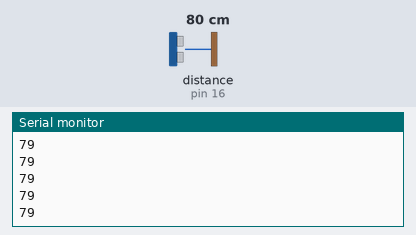
Recording of a sketch running on a simulated Arduino Uno, built with avr-gcc and run on an emulated ATmega328P. Parts: the last lines printed to the serial monitor. Wiring (inferred from the names in the program): ultrasonic range finder: trigger pin 14; echo pin 16. The test bench sets the inputs (shaded band); at power-on: distance to the obstacle (sensor on pin 16) 80 cm. The echo pulse lasts 58.3 µs per cm.

Above: at 1.2 s.
1.3 s: distance to the obstacle (sensor on pin 16) set to 2 cm
At 1.59 s:
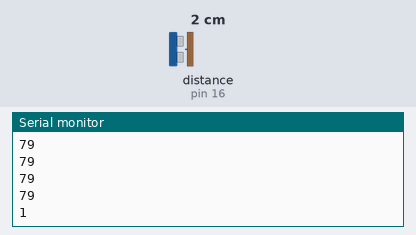
2.8 s: distance to the obstacle (sensor on pin 16) set to 4 cm
At 2.8 s:
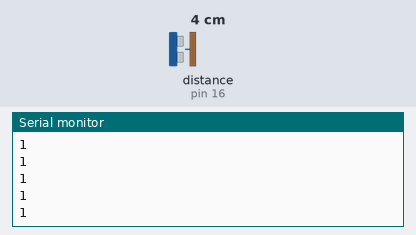
Timing chart, 0 to 5.8 s (numbered marks = the images above; inputs shaded):
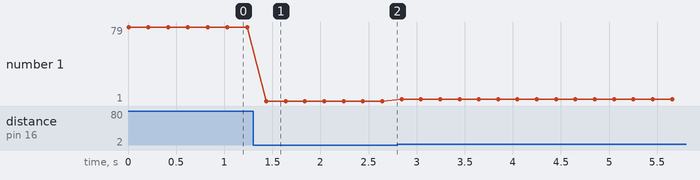

The sketch:

Ultra.ino
```cpp
#define echoPin 16 // Echo Pin
#define trigPin 14 // Trigger Pin

long duration, distance; // Duration used to calculate distance

void setup(){
  Serial.begin (115200);
  pinMode(trigPin, OUTPUT);
  pinMode(echoPin, INPUT);
}

int Ultra_read(void){

digitalWrite(trigPin, LOW);
delayMicroseconds(2);

// Sets the trigPin on HIGH state for 10 micro seconds
digitalWrite(trigPin, HIGH);
delayMicroseconds(10);
digitalWrite(trigPin, LOW);

// Reads the echoPin, returns the sound wave travel time in microseconds
duration = pulseIn(echoPin, HIGH);

// Calculating the distance
distance= duration*0.034/2;
// Prints the distance on the Serial Monitor
return distance;
}

void loop(){
  digitalWrite(trigPin, LOW);
  delayMicroseconds(2);
  digitalWrite(trigPin, HIGH);
  delayMicroseconds(10);
  digitalWrite(trigPin, LOW);
  duration = pulseIn(echoPin, HIGH);
  distance = duration/58.2;
  Serial.println(distance);
  delay(200);
}
```

Measured:
- after the input at 1.3 s, the serial monitor: prints a new line after 0.14 s (image 1)
- plotted number 1: 79 → 1 after the input at 1.3 s, 1 → 3 after the input at 2.8 s
